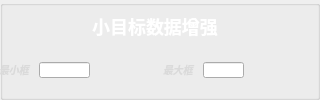
               <widget class="QGroupBox" name="GroupBox7">
                <property name="flat">
                 <bool>true</bool>
                </property>
                <widget class="QWidget" name="layoutWidget">
                 <property name="geometry">
                  <rect>
                   <x>-1</x>
                   <y>-1</y>
                   <width>311</width>
                   <height>91</height>
                  </rect>
                 </property>
                 <layout class="QVBoxLayout" name="verticalLayout">
                  <item>
                   <layout class="QHBoxLayout" name="horizontalLayout_15">
                    <item>
                     <spacer name="horizontalSpacer_5">
                      <property name="orientation">
                       <enum>Qt::Horizontal</enum>
                      </property>
                      <property name="sizeHint" stdset="0">
                       <size>
                        <width>40</width>
                        <height>20</height>
                       </size>
                      </property>
                     </spacer>
                    </item>
                    <item>
                     <widget class="QPushButton" name="pushButton_3">
                      <property name="styleSheet">
                       <string notr="true">QPushButton{font-family: &quot;Microsoft YaHei&quot;;
font-size: 18px;
font-weight: bold;
color:white;
text-align: center center;
padding-left: 5px;
padding-right: 5px;
padding-top: 4px;
padding-bottom: 4px;
border-style: solid;
border-width: 0px;
border-color: rgba(255, 255, 255, 255);
border-radius: 3px;
background-color: rgba(200, 200, 200,0);}

QPushButton:focus{outline: none;}

QPushButton::pressed{font-family: &quot;Microsoft YaHei&quot;;
                     font-size: 14px;
                     font-weight: bold;
                     color:rgb(200,200,200);
                     text-align: center center;
                     padding-left: 5px;
                     padding-right: 5px;
                     padding-top: 4px;
                     padding-bottom: 4px;
                     border-style: solid;
                     border-width: 0px;
                     border-color: rgba(255, 255, 255, 255);
                     border-radius: 3px;
                     background-color:  #bf513b;}

QPushButton::disabled{font-family: &quot;Microsoft YaHei&quot;;
                     font-size: 14px;
                     font-weight: bold;
                     color:rgb(200,200,200);
                     text-align: center center;
                     padding-left: 5px;
                     padding-right: 5px;
                     padding-top: 4px;
                     padding-bottom: 4px;
                     border-style: solid;
                     border-width: 0px;
                     border-color: rgba(255, 255, 255, 255);
                     border-radius: 3px;
                     background-color:  #bf513b;}
QPushButton::hover {
border-style: solid;
border-width: 0px;
border-radius: 0px;
background-color: rgba(48,148,243,80);}
</string>
                      </property>
                      <property name="text">
                       <string>小目标数据增强</string>
                      </property>
                     </widget>
                    </item>
                    <item>
                     <spacer name="horizontalSpacer_4">
                      <property name="orientation">
                       <enum>Qt::Horizontal</enum>
                      </property>
                      <property name="sizeHint" stdset="0">
                       <size>
                        <width>40</width>
                        <height>20</height>
                       </size>
                      </property>
                     </spacer>
                    </item>
                   </layout>
                  </item>
                  <item>
                   <layout class="QHBoxLayout" name="horizontalLayout_2">
                    <item>
                     <widget class="QLabel" name="label_14">
                      <property name="sizePolicy">
                       <sizepolicy hsizetype="Preferred" vsizetype="Fixed">
                        <horstretch>0</horstretch>
                        <verstretch>0</verstretch>
                       </sizepolicy>
                      </property>
                      <property name="font">
                       <font>
                        <family>Microsoft YaHei</family>
                        <pointsize>-1</pointsize>
                        <weight>75</weight>
                        <italic>true</italic>
                        <bold>true</bold>
                       </font>
                      </property>
                      <property name="styleSheet">
                       <string notr="true">QLabel
{
	font-size: 10px;
	font-family: &quot;Microsoft YaHei&quot;;
	font-weight: bold;
 		border-radius:9px;
		background:rgba(66, 195, 255, 0);
color: rgb(218, 218, 218);
}
</string>
                      </property>
                      <property name="frameShape">
                       <enum>QFrame::NoFrame</enum>
                      </property>
                      <property name="lineWidth">
                       <number>1</number>
                      </property>
                      <property name="midLineWidth">
                       <number>0</number>
                      </property>
                      <property name="text">
                       <string>最小框</string>
                      </property>
                     </widget>
                    </item>
                    <item>
                     <widget class="QLineEdit" name="lineEdit">
                      <property name="maximumSize">
                       <size>
                        <width>51</width>
                        <height>16</height>
                       </size>
                      </property>
                     </widget>
                    </item>
                    <item>
                     <spacer name="horizontalSpacer_10">
                      <property name="orientation">
                       <enum>Qt::Horizontal</enum>
                      </property>
                      <property name="sizeHint" stdset="0">
                       <size>
                        <width>40</width>
                        <height>20</height>
                       </size>
                      </property>
                     </spacer>
                    </item>
                    <item>
                     <widget class="QLabel" name="label_15">
                      <property name="sizePolicy">
                       <sizepolicy hsizetype="Preferred" vsizetype="Fixed">
                        <horstretch>0</horstretch>
                        <verstretch>0</verstretch>
                       </sizepolicy>
                      </property>
                      <property name="font">
                       <font>
                        <family>Microsoft YaHei</family>
                        <pointsize>-1</pointsize>
                        <weight>75</weight>
                        <italic>true</italic>
                        <bold>true</bold>
                       </font>
                      </property>
                      <property name="styleSheet">
                       <string notr="true">QLabel
{
	font-size: 10px;
	font-family: &quot;Microsoft YaHei&quot;;
	font-weight: bold;
 		border-radius:9px;
		background:rgba(66, 195, 255, 0);
color: rgb(218, 218, 218);
}
</string>
                      </property>
                      <property name="frameShape">
                       <enum>QFrame::NoFrame</enum>
                      </property>
                      <property name="lineWidth">
                       <number>1</number>
                      </property>
                      <property name="midLineWidth">
                       <number>0</number>
                      </property>
                      <property name="text">
                       <string>最大框</string>
                      </property>
                     </widget>
                    </item>
                    <item>
                     <widget class="QLineEdit" name="lineEdit_2">
                      <property name="maximumSize">
                       <size>
                        <width>41</width>
                        <height>16</height>
                       </size>
                      </property>
                     </widget>
                    </item>
                    <item>
                     <spacer name="horizontalSpacer_14">
                      <property name="orientation">
                       <enum>Qt::Horizontal</enum>
                      </property>
                      <property name="sizeHint" stdset="0">
                       <size>
                        <width>40</width>
                        <height>20</height>
                       </size>
                      </property>
                     </spacer>
                    </item>
                   </layout>
                  </item>
                 </layout>
                </widget>
               </widget>
